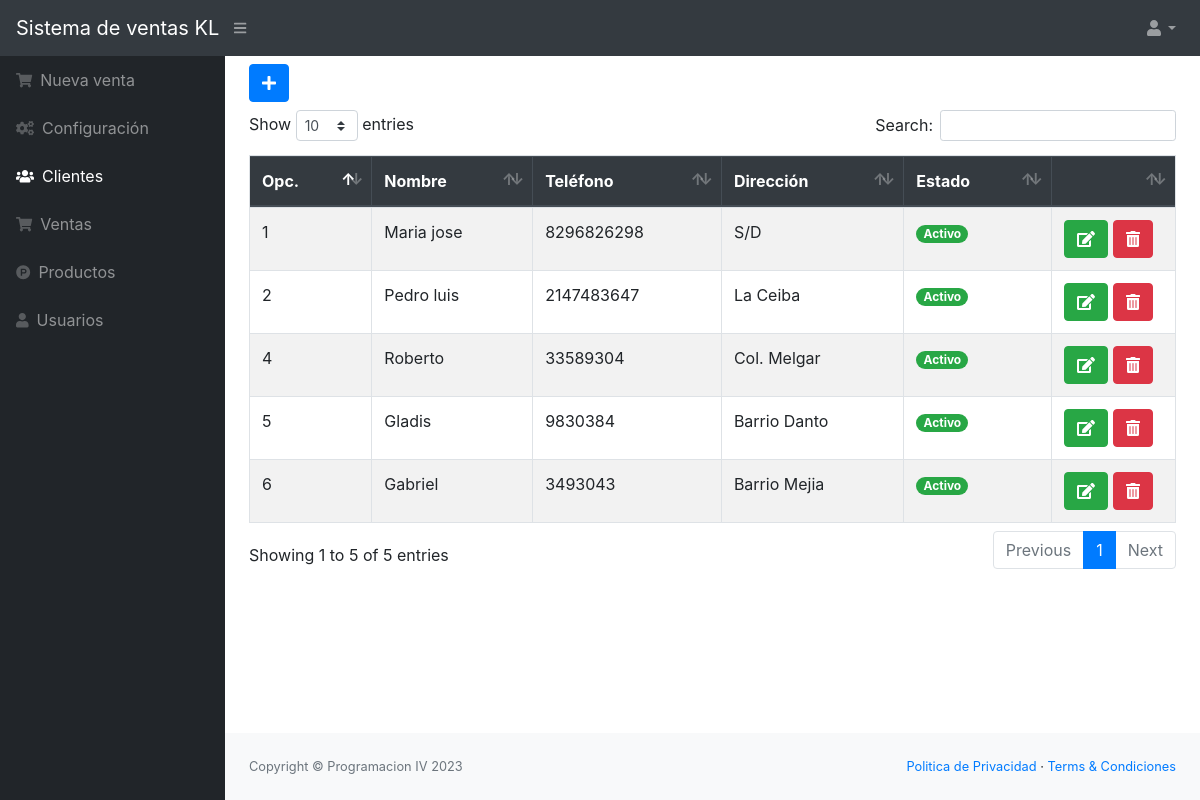
Screenshot of /src/clientes.php (signed in) with the database file from the repository.
### tables this page shows
CREATE TABLE `cliente` (
  `idcliente` int(11) NOT NULL,
  `nombre` varchar(100) NOT NULL,
  `telefono` varchar(15) NOT NULL,
  `direccion` varchar(200) NOT NULL,
  `usuario_id` int(11) NOT NULL,
  `estado` int(11) NOT NULL DEFAULT 1
);

### src/clientes.php (the view, shortened to what this page needs)
<?php include_once "includes/header.php";
?>
<button class="btn btn-primary mb-2" type="button" data-toggle="modal" data-target="#nuevo_cliente"><i class="fas fa-plus"></i></button>
<div class="table-responsive">
    <table class="table table-striped table-bordered" id="tbl">
        <thead class="thead-dark">
            <tr>
                <th>Opc.</th>
                <th>Nombre</th>
                <th>Teléfono</th>
                <th>Dirección</th>
                <th>Estado</th>
                <th></th>
            </tr>
        </thead>
        <tbody>
            <?php
            include "../conexion.php";
            $query = mysqli_query($conexion, "SELECT * FROM cliente");
            $result = mysqli_num_rows($query);
            if ($result > 0) {
                while ($data = mysqli_fetch_assoc($query)) {
                    if ($data['estado'] == 1) {
                        $estado = '<span class="badge badge-pill badge-success">Activo</span>';
                    } else {
                        $estado = '<span class="badge badge-pill badge-danger">Inactivo</span>';
                    }
            ?>
                    <tr>
                        <td><?php echo $data['idcliente']; ?></td>
                        <td><?php echo $data['nombre']; ?></td>
                        <td><?php echo $data['telefono']; ?></td>
                        <td><?php echo $data['direccion']; ?></td>
                        <td><?php echo $estado; ?></td>
                        <td>
                            <?php if ($data['estado'] == 1) { ?>
                                <a href="editar_cliente.php?id=<?php echo $data['idcliente']; ?>" class="btn btn-success"><i class='fas fa-edit'></i></a>
                                <form action="eliminar_cliente.php?id=<?php echo $data['idcliente']; ?>" method="post" class="confirmar d-inline">
                                    <button class="btn btn-danger" type="submit"><i class='fas fa-trash-alt'></i> </button>
                                </form>
                            <?php } ?>
                        </td>
                    </tr>
            <?php }
            } ?>
        </tbody>
    </table>
</div>
<?php include_once "includes/footer.php"; ?>

### rows the page displays
cliente: idcliente "1", nombre "Maria jose", telefono "8296826298", direccion "S/D", estado "Activo"
cliente: idcliente "2", nombre "Pedro luis", telefono "2147483647", direccion "La Ceiba", estado "Activo"
cliente: idcliente "4", nombre "Roberto", telefono "33589304", direccion "Col. Melgar", estado "Activo"
cliente: idcliente "5", nombre "Gladis", telefono "9830384", direccion "Barrio Danto", estado "Activo"
cliente: idcliente "6", nombre "Gabriel", telefono "3493043", direccion "Barrio Mejia", estado "Activo"
